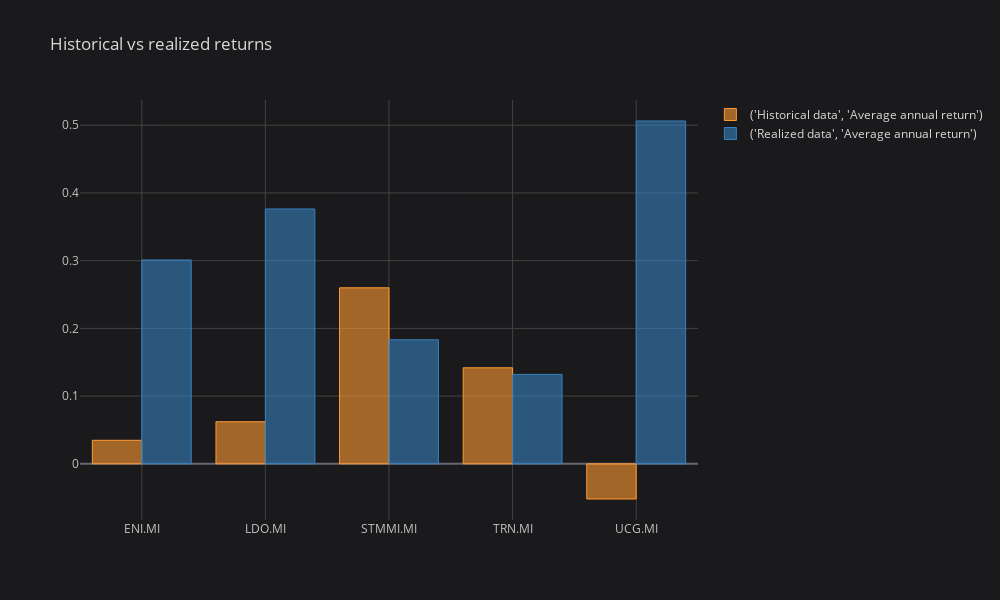
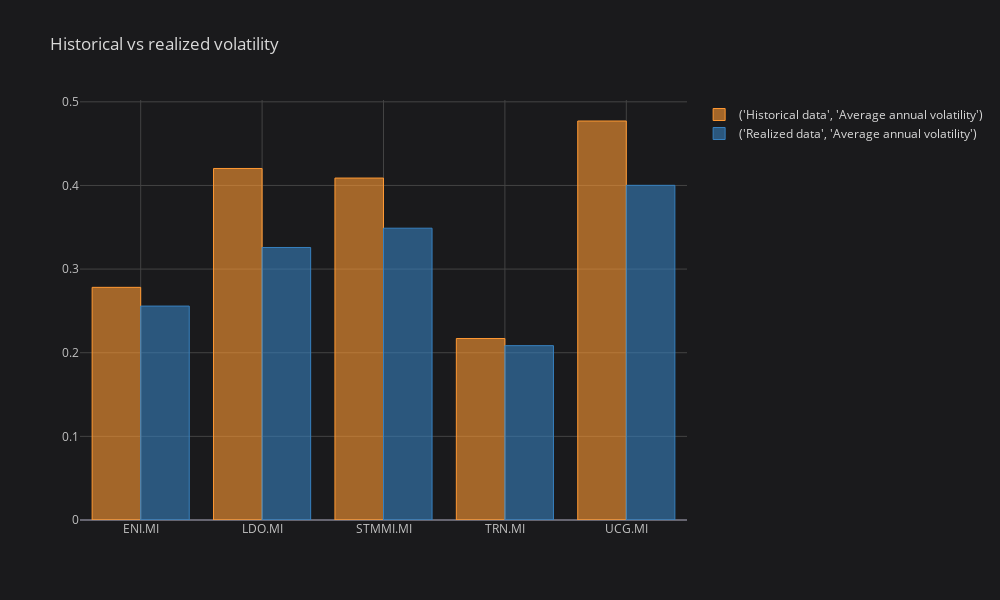

Here is the notebook cell these charts were saved with, in order:
### Code cell
# Compare historical and realized data with bar plots
comparison_df.loc[:,(slice(None),'Average annual return')].iplot(kind='bar',title='Historical vs realized returns')
comparison_df.loc[:,(slice(None),'Average annual volatility')].iplot(kind='bar',title='Historical vs realized volatility')

### Figure 1 — Plotly figure (JSON) as saved in the notebook; plotly's stock layout.template omitted (floating-point values rounded to 4 significant figures)
{"data": [{"marker": {"color": "rgba(255, 153, 51, 0.6)", "line": {"color": "rgba(255, 153, 51, 1.0)", "width": 1}}, "name": "('Historical data', 'Average annual return')", "orientation": "v", "text": "", "type": "bar", "x": ["ENI.MI", "LDO.MI", "STMMI.MI", "TRN.MI", "UCG.MI"], "y": [0.03476, 0.06217, 0.26, 0.1418, -0.05193]}, {"marker": {"color": "rgba(55, 128, 191, 0.6)", "line": {"color": "rgba(55, 128, 191, 1.0)", "width": 1}}, "name": "('Realized data', 'Average annual return')", "orientation": "v", "text": "", "type": "bar", "x": ["ENI.MI", "LDO.MI", "STMMI.MI", "TRN.MI", "UCG.MI"], "y": [0.3011, 0.3764, 0.1831, 0.132, 0.5063]}], "layout": {"height": 600, "legend": {"bgcolor": "#1A1A1C", "font": {"color": "#D9D9D9"}}, "paper_bgcolor": "#1A1A1C", "plot_bgcolor": "#1A1A1C", "title": {"font": {"color": "#D9D9D9"}, "text": "Historical vs realized returns"}, "width": 1000, "xaxis": {"gridcolor": "#434343", "showgrid": true, "tickfont": {"color": "#C2C2C2"}, "title": {"font": {"color": "#D9D9D9"}, "text": ""}, "zerolinecolor": "#666570"}, "yaxis": {"gridcolor": "#434343", "showgrid": true, "tickfont": {"color": "#C2C2C2"}, "title": {"font": {"color": "#D9D9D9"}, "text": ""}, "zerolinecolor": "#666570"}}}

### Figure 2 — Plotly figure (JSON) as saved in the notebook; plotly's stock layout.template omitted (floating-point values rounded to 4 significant figures)
{"data": [{"marker": {"color": "rgba(255, 153, 51, 0.6)", "line": {"color": "rgba(255, 153, 51, 1.0)", "width": 1}}, "name": "('Historical data', 'Average annual volatility')", "orientation": "v", "text": "", "type": "bar", "x": ["ENI.MI", "LDO.MI", "STMMI.MI", "TRN.MI", "UCG.MI"], "y": [0.2782, 0.4203, 0.4089, 0.217, 0.4771]}, {"marker": {"color": "rgba(55, 128, 191, 0.6)", "line": {"color": "rgba(55, 128, 191, 1.0)", "width": 1}}, "name": "('Realized data', 'Average annual volatility')", "orientation": "v", "text": "", "type": "bar", "x": ["ENI.MI", "LDO.MI", "STMMI.MI", "TRN.MI", "UCG.MI"], "y": [0.2558, 0.3258, 0.3489, 0.2085, 0.4001]}], "layout": {"height": 600, "legend": {"bgcolor": "#1A1A1C", "font": {"color": "#D9D9D9"}}, "paper_bgcolor": "#1A1A1C", "plot_bgcolor": "#1A1A1C", "title": {"font": {"color": "#D9D9D9"}, "text": "Historical vs realized volatility"}, "width": 1000, "xaxis": {"gridcolor": "#434343", "showgrid": true, "tickfont": {"color": "#C2C2C2"}, "title": {"font": {"color": "#D9D9D9"}, "text": ""}, "zerolinecolor": "#666570"}, "yaxis": {"gridcolor": "#434343", "showgrid": true, "tickfont": {"color": "#C2C2C2"}, "title": {"font": {"color": "#D9D9D9"}, "text": ""}, "zerolinecolor": "#666570"}}}
